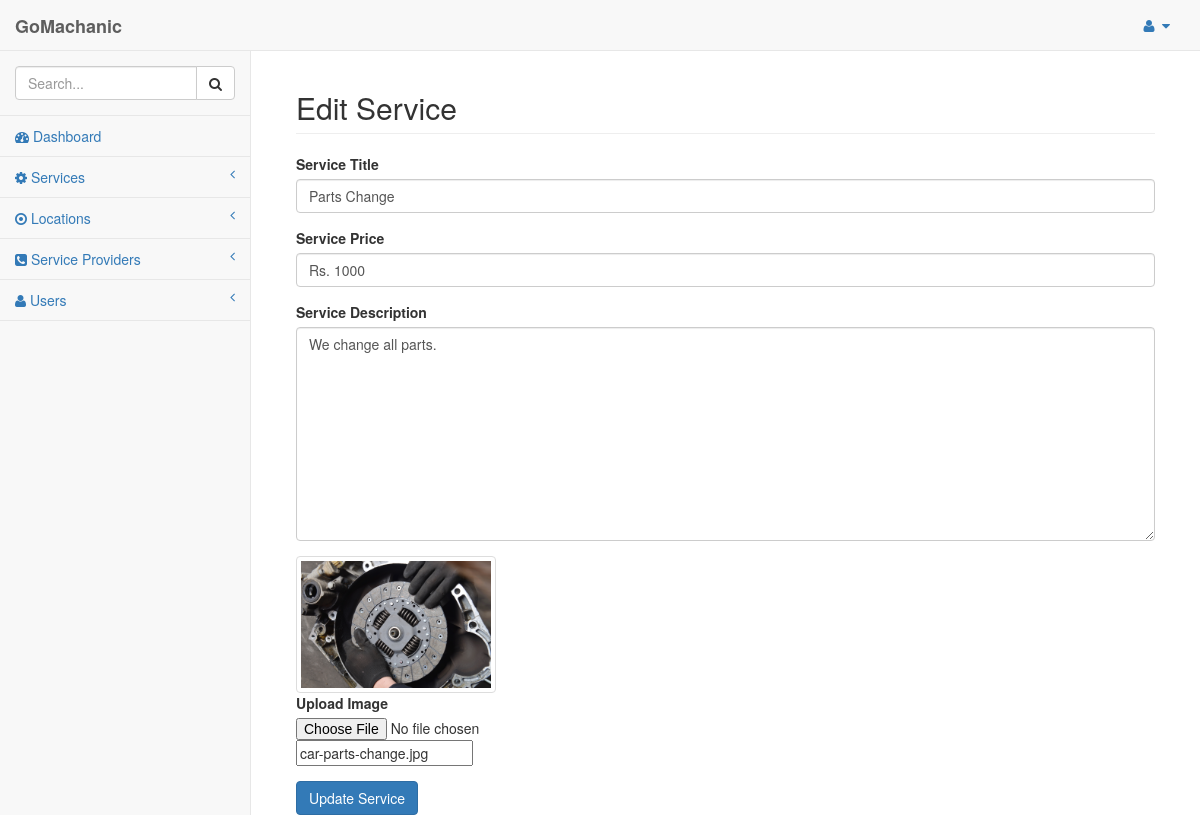
/admin/index.php?page=services-edit&id=3 (signed in), run on the app's committed database.
### tables this page shows
CREATE TABLE `tbl_services` (
  `id` int(12) NOT NULL,
  `service_title` varchar(250) NOT NULL,
  `service_price` varchar(255) NOT NULL,
  `service_desc` varchar(1000) NOT NULL,
  `service_img` varchar(250) NOT NULL
);

### includes/functions.php (called while the page is built, shortened)
<?php
class database {
	var $con;
	var $hostname   =   'localhost';
	var $username   =   'root';
	var $password   =   '';
	var $database   =   'gomachanic';
	function __construct() {
		$this->con =new mysqli($this->hostname,$this->username,$this->password,$this->database);
	}
	function sd_services_edit($id) {
		$sql="SELECT * from tbl_services WHERE id='$id'";
		$res=$this->con->query($sql);
		return $res;
	}
}
?>

### admin/services-edit.php (the view, shortened to what this page needs)
<?php
$obj = new database();
?>
<?php
$id=$_GET['id'];
$select=$obj->sd_services_edit($id);
$row=$select->fetch_assoc();
?>
<div class="col-lg-12">
     <h2 class="page-header">Edit Service</h2>
</div>
</div>
    <form method="post" enctype="multipart/form-data">
        <div class="form-group">
            <label for="exampleFormControlInput1">Service Title</label>
                <input type="textarea" class="form-control" name="service_title" placeholder="Enter Service Name" required="required" value="<?php echo $row['service_title']; ?>">
        </div>
        <div class="form-group">
            <label for="exampleFormControlInput1">Service Price</label>
                <input type="textarea" class="form-control" name="service_price" placeholder="Enter Service Price" required="required" value="<?php echo $row['service_price']; ?>">
        </div>
        <div class="form-group">
            <label for="exampleFormControlTextarea1">Service Description</label>
            <textarea name="service_desc" cols="66" rows="10" id="txt_descripcion" class="form-control"><?php echo $row['service_desc'] ?></textarea>
        </div>
        <img src="../uploads/<?php echo $row['service_img']; ?>" alt="<?php echo $row['service_title']; ?>" class="img-thumbnail" width="200px" height="200px">
        <div class="form-group">
            <label for="exampleFormControlFile1">Upload Image</label>
            <input type="file" class="form-control-file" name="service_img">
            <input type="text" name="old_service_image" value="<?php echo $row['service_img']; ?>">
        </div>
        <button class="btn btn-primary" name="submit">Update Service</button>
    </form>

### data on the page
tbl_services: service_title "Parts Change", service_price "Rs. 1000", service_desc "We change all parts.", service_img (picture), old_service_image "car-parts-change.jpg"
